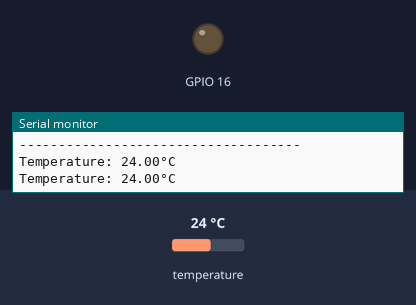
This program was run on a simulated ESP8266 (NodeMCU). On the bench: output pins drawn as LEDs (lit = HIGH), the last lines printed to the serial monitor. The inputs (shaded band) are chosen by the test bench; at power-on: temperature 24 °C.

Above: at 2.8 s.
2.9 s: temperature set to 28 °C
4.4 s: temperature set to 31 °C
At 5.5 s:
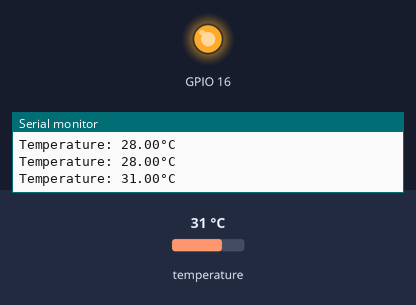
6.5 s: temperature set to 12 °C
At 8.2 s:
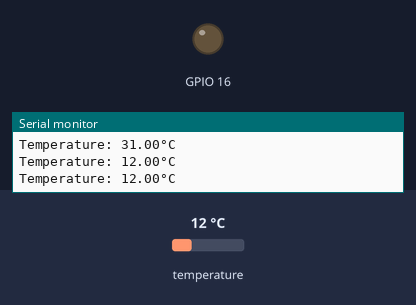
8.5 s: temperature set to 33 °C
At 10.1 s:
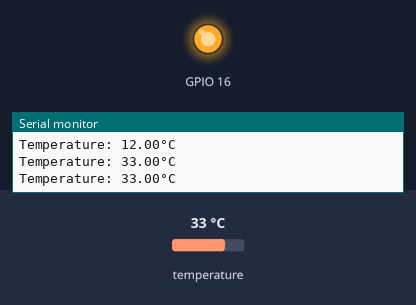
Timing chart, 0 to 11.5 s (numbered marks = the images above; inputs shaded):
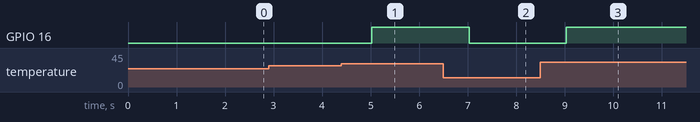

Measured:
- the behaviour switches between 29 and 30 °C on temperature (found by bisection; images 0 and 1)
- after the input at 4.4 s, GPIO 16: LOW → HIGH after 0.63 s
- after the input at 6.5 s, GPIO 16: HIGH → LOW after 0.53 s
- after the input at 8.5 s, GPIO 16: LOW → HIGH after 0.54 s

The program:

main.cpp
```cpp
#include <Arduino.h>
#include <Adafruit_Sensor.h>
#include <DHT.h>
#include <DHT_U.h>

#define DHTPIN 15
#define DHTTYPE DHT11

DHT_Unified dht(DHTPIN, DHTTYPE);

uint32_t delayMS;

void setup() {
  Serial.begin(115200);
  pinMode(16, OUTPUT);

  dht.begin();
  Serial.println(F("DHTxx Unified Sensor Example"));
  // Print temperature sensor details.
  sensor_t sensor;
  dht.temperature().getSensor(&sensor);
  Serial.println(F("------------------------------------"));
  Serial.println(F("Temperature Sensor"));
  Serial.print  (F("Sensor Type: ")); Serial.println(sensor.name);
  Serial.print  (F("Driver Ver:  ")); Serial.println(sensor.version);
  Serial.print  (F("Unique ID:   ")); Serial.println(sensor.sensor_id);
  Serial.print  (F("Max Value:   ")); Serial.print(sensor.max_value); Serial.println(F("°C"));
  Serial.print  (F("Min Value:   ")); Serial.print(sensor.min_value); Serial.println(F("°C"));
  Serial.print  (F("Resolution:  ")); Serial.print(sensor.resolution); Serial.println(F("°C"));
  Serial.println(F("------------------------------------"));

  // Set delay between sensor readings based on sensor details.
  delayMS = sensor.min_delay / 1000;
}

void loop() {

  delay(delayMS);   // Delay entre muestras

  sensors_event_t event;
  dht.temperature().getEvent(&event);
  if (isnan(event.temperature)) {
    Serial.println(F("Error reading temperature!"));
  }
  else {
    Serial.print(F("Temperature: "));
    Serial.print(event.temperature);
    Serial.println(F("°C"));
  }


  if(event.temperature > 29.0){
    digitalWrite(16, HIGH);
  }else{
    digitalWrite(16, LOW);
  }
}
```
